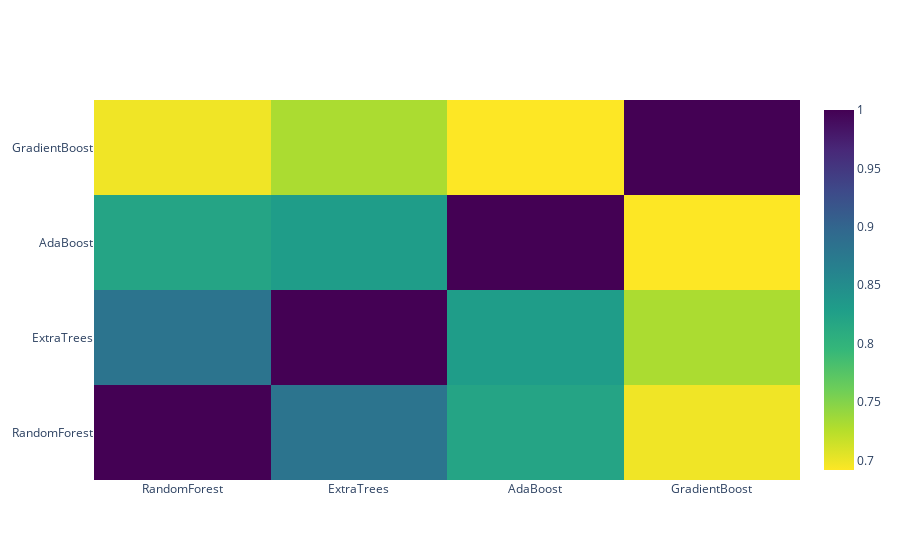

Notebook code cell kept with this figure:
### Code cell
data = [
    go.Heatmap(
        z= base_predictions_train.astype(float).corr().values ,
        x=base_predictions_train.columns.values,
        y= base_predictions_train.columns.values,
          colorscale='Viridis',
            showscale=True,
            reversescale = True
    )
]
py.iplot(data, filename='labelled-heatmap')

### Figure 1 — Plotly figure (JSON) as saved in the notebook; plotly's stock layout.template omitted (floating-point values rounded to 4 significant figures)
{"data": [{"colorscale": [[0, "#440154"], [0.1111, "#482878"], [0.2222, "#3e4989"], [0.3333, "#31688e"], [0.4444, "#26828e"], [0.5556, "#1f9e89"], [0.6667, "#35b779"], [0.7778, "#6ece58"], [0.8889, "#b5de2b"], [1, "#fde725"]], "reversescale": true, "showscale": true, "type": "heatmap", "x": ["RandomForest", "ExtraTrees", "AdaBoost", "GradientBoost"], "y": ["RandomForest", "ExtraTrees", "AdaBoost", "GradientBoost"], "z": [[1, 0.8816, 0.8201, 0.6978], [0.8816, 1, 0.8301, 0.7307], [0.8201, 0.8301, 1, 0.6918], [0.6978, 0.7307, 0.6918, 1]]}], "layout": {}}
